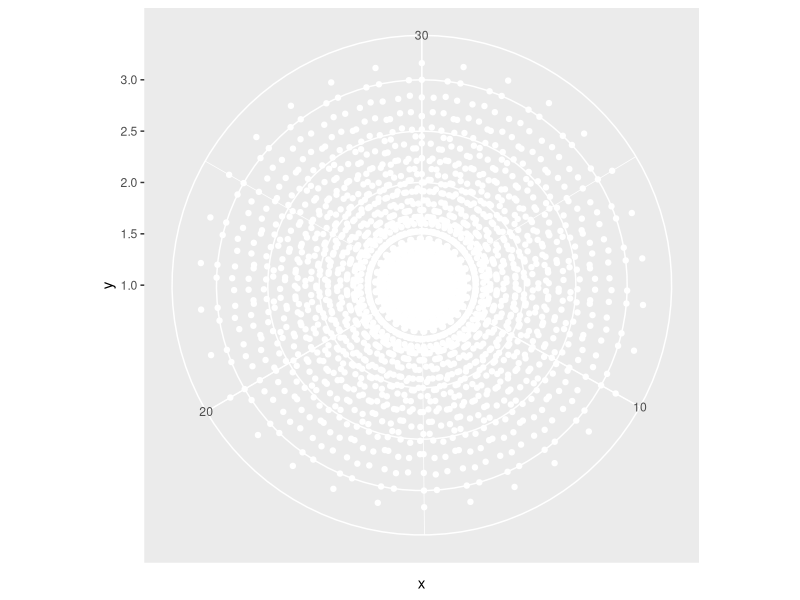
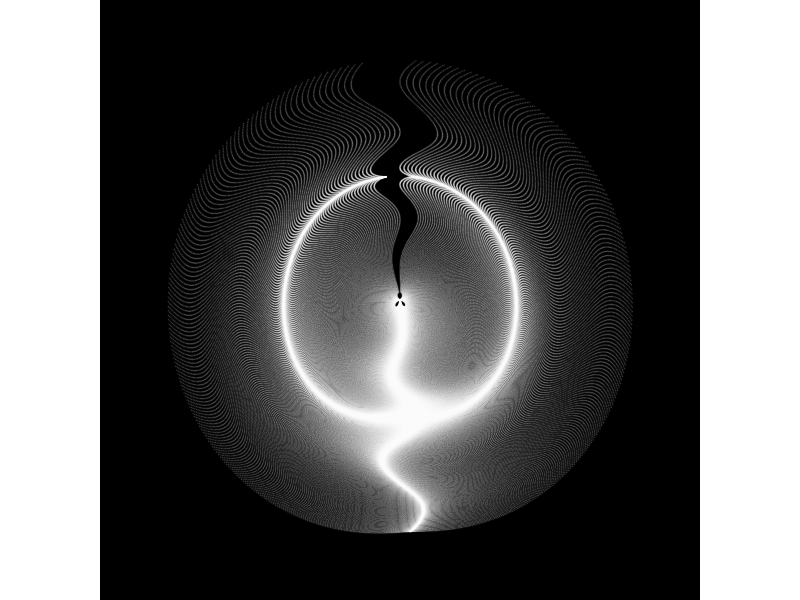

R code for these plots, in order:
library(tidyverse)

test <- map_dfr(1:10, ~ crossing(x = {
  x = seq(30) + 0.3 * .x
  
  ifelse(x > 30, x - 30, x)
},
nesting(
  y = seq(1, .x, length.out = 10) ^ 0.5,
  t = 1:10
)))

map_dfr(1:10, ~ crossing(x = {
  x = seq(30) + 0.3 * .x
  
  ifelse(x > 30, x - 30, x)
},
nesting(
  y = seq(1, .x, length.out = 10) ^ 0.5,
  t = 1:10
))) %>%
  ggplot(aes(x, y)) +
  geom_point(color = 'white') +
  coord_polar()

# source: https://www.r-craft.org/r-news/tweetable-mathematical-art-with-r/
seq(-3, 3, by = .01) %>%
  expand.grid(x = ., y = .) %>%
  ggplot(aes(x = (x ^ 3 - sin(y ^ 2)), y = (y ^ 3 - cos(x ^ 2)))) +
  geom_point(
    alpha = .1,
    shape = 20,
    size = 0,
    color = "white"
  ) +
  theme_void() +
  coord_fixed() +
  theme(panel.background = element_rect(fill = "black")) +
  coord_polar()
